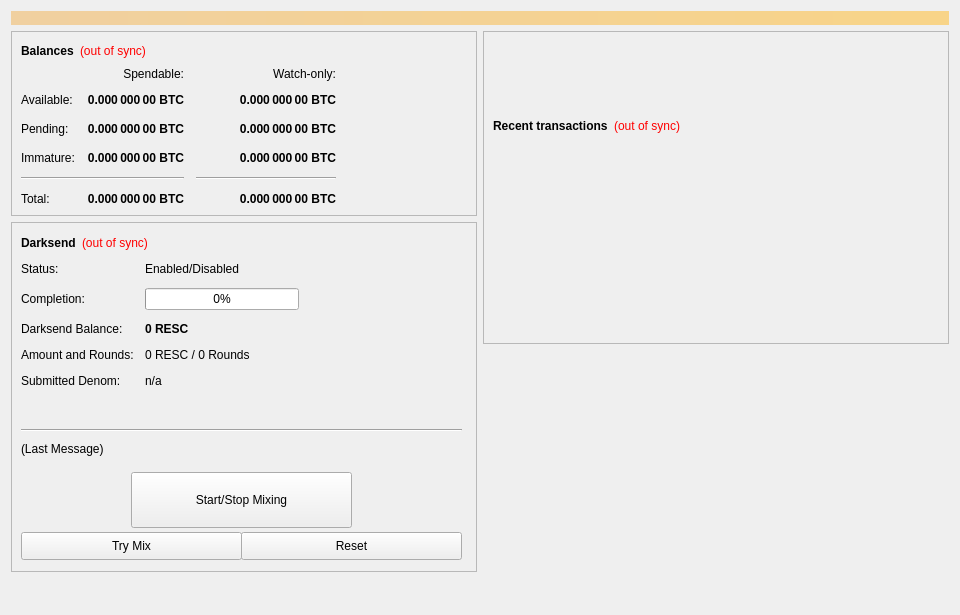
<?xml version="1.0" encoding="UTF-8"?>
<ui version="4.0">
 <class>OverviewPage</class>
 <widget class="QWidget" name="OverviewPage">
  <property name="geometry">
   <rect>
    <x>0</x>
    <y>0</y>
    <width>960</width>
    <height>615</height>
   </rect>
  </property>
  <property name="minimumSize">
   <size>
    <width>960</width>
    <height>0</height>
   </size>
  </property>
  <property name="windowTitle">
   <string>Form</string>
  </property>
  <layout class="QVBoxLayout" name="topLayout">
   <item>
    <widget class="QLabel" name="labelAlerts">
     <property name="visible">
      <bool>false</bool>
     </property>
     <property name="styleSheet">
      <string notr="true">background-color: qlineargradient(x1: 0, y1: 0, x2: 1, y2: 0, stop:0 #F0D0A0, stop:1 #F8D488); color:#000000;</string>
     </property>
     <property name="wordWrap">
      <bool>true</bool>
     </property>
     <property name="margin">
      <number>3</number>
     </property>
    </widget>
   </item>
   <item>
    <layout class="QHBoxLayout" name="horizontalLayout" stretch="1,1">
     <item>
      <layout class="QVBoxLayout" name="verticalLayout_2">
       <item>
        <widget class="QFrame" name="frame">
         <property name="frameShape">
          <enum>QFrame::StyledPanel</enum>
         </property>
         <property name="frameShadow">
          <enum>QFrame::Raised</enum>
         </property>
         <layout class="QVBoxLayout" name="verticalLayout_4">
          <item>
           <layout class="QHBoxLayout" name="horizontalLayout_4">
            <item>
             <widget class="QLabel" name="label_5">
              <property name="font">
               <font>
                <weight>75</weight>
                <bold>true</bold>
               </font>
              </property>
              <property name="text">
               <string>Balances</string>
              </property>
             </widget>
            </item>
            <item>
             <widget class="QLabel" name="labelWalletStatus">
              <property name="cursor">
               <cursorShape>WhatsThisCursor</cursorShape>
              </property>
              <property name="toolTip">
               <string>The displayed information may be out of date. Your wallet automatically synchronizes with the RESC network after a connection is established, but this process has not completed yet.</string>
              </property>
              <property name="styleSheet">
               <string notr="true">QLabel { color: red; }</string>
              </property>
              <property name="text">
               <string notr="true">(out of sync)</string>
              </property>
              <property name="alignment">
               <set>Qt::AlignLeading|Qt::AlignLeft|Qt::AlignVCenter</set>
              </property>
             </widget>
            </item>
            <item>
             <spacer name="horizontalSpacer_3">
              <property name="orientation">
               <enum>Qt::Horizontal</enum>
              </property>
              <property name="sizeHint" stdset="0">
               <size>
                <width>40</width>
                <height>20</height>
               </size>
              </property>
             </spacer>
            </item>
           </layout>
          </item>
          <item>
           <layout class="QGridLayout" name="gridLayout">
            <property name="spacing">
             <number>12</number>
            </property>
            <item row="2" column="2">
             <widget class="QLabel" name="labelWatchPending">
              <property name="font">
               <font>
                <weight>75</weight>
                <bold>true</bold>
               </font>
              </property>
              <property name="cursor">
               <cursorShape>IBeamCursor</cursorShape>
              </property>
              <property name="toolTip">
               <string>Unconfirmed transactions to watch-only addresses</string>
              </property>
              <property name="text">
               <string notr="true">0.000 000 00 BTC</string>
              </property>
              <property name="alignment">
               <set>Qt::AlignRight|Qt::AlignTrailing|Qt::AlignVCenter</set>
              </property>
              <property name="textInteractionFlags">
               <set>Qt::LinksAccessibleByMouse|Qt::TextSelectableByKeyboard|Qt::TextSelectableByMouse</set>
              </property>
             </widget>
            </item>
            <item row="2" column="1">
             <widget class="QLabel" name="labelUnconfirmed">
              <property name="font">
               <font>
                <weight>75</weight>
                <bold>true</bold>
               </font>
              </property>
              <property name="cursor">
               <cursorShape>IBeamCursor</cursorShape>
              </property>
              <property name="toolTip">
               <string>Total of transactions that have yet to be confirmed, and do not yet count toward the spendable balance</string>
              </property>
              <property name="text">
               <string notr="true">0.000 000 00 BTC</string>
              </property>
              <property name="alignment">
               <set>Qt::AlignRight|Qt::AlignTrailing|Qt::AlignVCenter</set>
              </property>
              <property name="textInteractionFlags">
               <set>Qt::LinksAccessibleByMouse|Qt::TextSelectableByKeyboard|Qt::TextSelectableByMouse</set>
              </property>
             </widget>
            </item>
            <item row="3" column="2">
             <widget class="QLabel" name="labelWatchImmature">
              <property name="font">
               <font>
                <weight>75</weight>
                <bold>true</bold>
               </font>
              </property>
              <property name="cursor">
               <cursorShape>IBeamCursor</cursorShape>
              </property>
              <property name="toolTip">
               <string>Staked or masternode rewards in watch-only addresses that has not yet matured</string>
              </property>
              <property name="text">
               <string notr="true">0.000 000 00 BTC</string>
              </property>
              <property name="alignment">
               <set>Qt::AlignRight|Qt::AlignTrailing|Qt::AlignVCenter</set>
              </property>
              <property name="textInteractionFlags">
               <set>Qt::LinksAccessibleByMouse|Qt::TextSelectableByKeyboard|Qt::TextSelectableByMouse</set>
              </property>
             </widget>
            </item>
            <item row="4" column="0" colspan="2">
             <widget class="Line" name="lineSpendableBalance">
              <property name="orientation">
               <enum>Qt::Horizontal</enum>
              </property>
             </widget>
            </item>
            <item row="4" column="2">
             <widget class="Line" name="lineWatchBalance">
              <property name="sizePolicy">
               <sizepolicy hsizetype="Preferred" vsizetype="Fixed">
                <horstretch>0</horstretch>
                <verstretch>0</verstretch>
               </sizepolicy>
              </property>
              <property name="minimumSize">
               <size>
                <width>140</width>
                <height>0</height>
               </size>
              </property>
              <property name="orientation">
               <enum>Qt::Horizontal</enum>
              </property>
             </widget>
            </item>
            <item row="5" column="0">
             <widget class="QLabel" name="labelTotalText">
              <property name="text">
               <string>Total:</string>
              </property>
             </widget>
            </item>
            <item row="3" column="1">
             <widget class="QLabel" name="labelImmature">
              <property name="font">
               <font>
                <weight>75</weight>
                <bold>true</bold>
               </font>
              </property>
              <property name="cursor">
               <cursorShape>IBeamCursor</cursorShape>
              </property>
              <property name="toolTip">
               <string>Staked or masternode rewards that has not yet matured</string>
              </property>
              <property name="text">
               <string notr="true">0.000 000 00 BTC</string>
              </property>
              <property name="alignment">
               <set>Qt::AlignRight|Qt::AlignTrailing|Qt::AlignVCenter</set>
              </property>
              <property name="textInteractionFlags">
               <set>Qt::LinksAccessibleByMouse|Qt::TextSelectableByKeyboard|Qt::TextSelectableByMouse</set>
              </property>
             </widget>
            </item>
            <item row="2" column="3">
             <spacer name="horizontalSpacer_2">
              <property name="orientation">
               <enum>Qt::Horizontal</enum>
              </property>
              <property name="sizeHint" stdset="0">
               <size>
                <width>40</width>
                <height>20</height>
               </size>
              </property>
             </spacer>
            </item>
            <item row="3" column="0">
             <widget class="QLabel" name="labelImmatureText">
              <property name="text">
               <string>Immature:</string>
              </property>
             </widget>
            </item>
            <item row="5" column="1">
             <widget class="QLabel" name="labelTotal">
              <property name="font">
               <font>
                <weight>75</weight>
                <bold>true</bold>
               </font>
              </property>
              <property name="cursor">
               <cursorShape>IBeamCursor</cursorShape>
              </property>
              <property name="toolTip">
               <string>Your current total balance</string>
              </property>
              <property name="text">
               <string notr="true">0.000 000 00 BTC</string>
              </property>
              <property name="alignment">
               <set>Qt::AlignRight|Qt::AlignTrailing|Qt::AlignVCenter</set>
              </property>
              <property name="textInteractionFlags">
               <set>Qt::LinksAccessibleByMouse|Qt::TextSelectableByKeyboard|Qt::TextSelectableByMouse</set>
              </property>
             </widget>
            </item>
            <item row="5" column="2">
             <widget class="QLabel" name="labelWatchTotal">
              <property name="font">
               <font>
                <weight>75</weight>
                <bold>true</bold>
               </font>
              </property>
              <property name="cursor">
               <cursorShape>IBeamCursor</cursorShape>
              </property>
              <property name="toolTip">
               <string>Current total balance in watch-only addresses</string>
              </property>
              <property name="text">
               <string notr="true">0.000 000 00 BTC</string>
              </property>
              <property name="alignment">
               <set>Qt::AlignRight|Qt::AlignTrailing|Qt::AlignVCenter</set>
              </property>
              <property name="textInteractionFlags">
               <set>Qt::LinksAccessibleByMouse|Qt::TextSelectableByKeyboard|Qt::TextSelectableByMouse</set>
              </property>
             </widget>
            </item>
            <item row="0" column="2">
             <widget class="QLabel" name="labelWatchonly">
              <property name="text">
               <string>Watch-only:</string>
              </property>
              <property name="alignment">
               <set>Qt::AlignRight|Qt::AlignTrailing|Qt::AlignVCenter</set>
              </property>
             </widget>
            </item>
            <item row="1" column="0">
             <widget class="QLabel" name="labelBalanceText">
              <property name="text">
               <string>Available:</string>
              </property>
             </widget>
            </item>
            <item row="1" column="1">
             <widget class="QLabel" name="labelBalance">
              <property name="font">
               <font>
                <weight>75</weight>
                <bold>true</bold>
               </font>
              </property>
              <property name="cursor">
               <cursorShape>IBeamCursor</cursorShape>
              </property>
              <property name="toolTip">
               <string>Your current spendable balance</string>
              </property>
              <property name="text">
               <string notr="true">0.000 000 00 BTC</string>
              </property>
              <property name="alignment">
               <set>Qt::AlignRight|Qt::AlignTrailing|Qt::AlignVCenter</set>
              </property>
              <property name="textInteractionFlags">
               <set>Qt::LinksAccessibleByMouse|Qt::TextSelectableByKeyboard|Qt::TextSelectableByMouse</set>
              </property>
             </widget>
            </item>
            <item row="1" column="2">
             <widget class="QLabel" name="labelWatchAvailable">
              <property name="font">
               <font>
                <weight>75</weight>
                <bold>true</bold>
               </font>
              </property>
              <property name="cursor">
               <cursorShape>IBeamCursor</cursorShape>
              </property>
              <property name="toolTip">
               <string>Your current balance in watch-only addresses</string>
              </property>
              <property name="text">
               <string notr="true">0.000 000 00 BTC</string>
              </property>
              <property name="alignment">
               <set>Qt::AlignRight|Qt::AlignTrailing|Qt::AlignVCenter</set>
              </property>
              <property name="textInteractionFlags">
               <set>Qt::LinksAccessibleByMouse|Qt::TextSelectableByKeyboard|Qt::TextSelectableByMouse</set>
              </property>
             </widget>
            </item>
            <item row="2" column="0">
             <widget class="QLabel" name="labelPendingText">
              <property name="text">
               <string>Pending:</string>
              </property>
             </widget>
            </item>
            <item row="0" column="1">
             <widget class="QLabel" name="labelSpendable">
              <property name="text">
               <string>Spendable:</string>
              </property>
              <property name="alignment">
               <set>Qt::AlignRight|Qt::AlignTrailing|Qt::AlignVCenter</set>
              </property>
             </widget>
            </item>
           </layout>
          </item>
         </layout>
        </widget>
       </item>
       <item>
        <widget class="QFrame" name="frameDarksend">
         <property name="minimumSize">
          <size>
           <width>0</width>
           <height>350</height>
          </size>
         </property>
         <property name="layoutDirection">
          <enum>Qt::LeftToRight</enum>
         </property>
         <property name="frameShape">
          <enum>QFrame::StyledPanel</enum>
         </property>
         <property name="frameShadow">
          <enum>QFrame::Raised</enum>
         </property>
         <widget class="QWidget" name="formLayoutWidget">
          <property name="geometry">
           <rect>
            <x>10</x>
            <y>40</y>
            <width>451</width>
            <height>161</height>
           </rect>
          </property>
          <layout class="QFormLayout" name="formLayout">
           <property name="fieldGrowthPolicy">
            <enum>QFormLayout::AllNonFixedFieldsGrow</enum>
           </property>
           <property name="horizontalSpacing">
            <number>11</number>
           </property>
           <property name="verticalSpacing">
            <number>12</number>
           </property>
           <item row="0" column="0">
            <widget class="QLabel" name="label_6">
             <property name="text">
              <string>Status:</string>
             </property>
            </widget>
           </item>
           <item row="1" column="0">
            <widget class="QLabel" name="label_7">
             <property name="text">
              <string>Completion:</string>
             </property>
            </widget>
           </item>
           <item row="1" column="1">
            <widget class="QProgressBar" name="DarksendProgress">
             <property name="maximumSize">
              <size>
               <width>154</width>
               <height>16777215</height>
              </size>
             </property>
             <property name="value">
              <number>0</number>
             </property>
            </widget>
           </item>
           <item row="2" column="0">
            <widget class="QLabel" name="labelAnonymizedText">
             <property name="text">
              <string>Darksend Balance:</string>
             </property>
            </widget>
           </item>
           <item row="2" column="1">
            <widget class="QLabel" name="labelAnonymized">
             <property name="font">
              <font>
               <weight>75</weight>
               <bold>true</bold>
              </font>
             </property>
             <property name="text">
              <string notr="true">0 RESC</string>
             </property>
            </widget>
           </item>
           <item row="3" column="0">
            <widget class="QLabel" name="label_8">
             <property name="text">
              <string>Amount and Rounds:</string>
             </property>
            </widget>
           </item>
           <item row="3" column="1">
            <widget class="QLabel" name="labelAmountRounds">
             <property name="text">
              <string>0 RESC / 0 Rounds</string>
             </property>
            </widget>
           </item>
           <item row="4" column="0">
            <widget class="QLabel" name="label_9">
             <property name="text">
              <string>Submitted Denom:</string>
             </property>
            </widget>
           </item>
           <item row="4" column="1">
            <widget class="QLabel" name="labelSubmittedDenom">
             <property name="toolTip">
              <string>The denominations you submitted to the Masternode.&lt;br&gt;To mix, other users must submit the exact same denominations.</string>
             </property>
             <property name="text">
              <string>n/a</string>
             </property>
            </widget>
           </item>
           <item row="0" column="1">
            <widget class="QLabel" name="DarksendEnabled">
             <property name="text">
              <string>Enabled/Disabled</string>
             </property>
            </widget>
           </item>
          </layout>
         </widget>
         <widget class="QPushButton" name="runAutoDenom">
          <property name="geometry">
           <rect>
            <x>251</x>
            <y>17</y>
            <width>1</width>
            <height>1</height>
           </rect>
          </property>
          <property name="palette">
           <palette>
            <active>
             <colorrole role="WindowText">
              <brush brushstyle="SolidPattern">
               <color alpha="255">
                <red>0</red>
                <green>0</green>
                <blue>0</blue>
               </color>
              </brush>
             </colorrole>
             <colorrole role="Button">
              <brush brushstyle="SolidPattern">
               <color alpha="255">
                <red>239</red>
                <green>238</green>
                <blue>238</blue>
               </color>
              </brush>
             </colorrole>
             <colorrole role="Light">
              <brush brushstyle="SolidPattern">
               <color alpha="255">
                <red>255</red>
                <green>255</green>
                <blue>255</blue>
               </color>
              </brush>
             </colorrole>
             <colorrole role="Midlight">
              <brush brushstyle="SolidPattern">
               <color alpha="255">
                <red>247</red>
                <green>246</green>
                <blue>246</blue>
               </color>
              </brush>
             </colorrole>
             <colorrole role="Dark">
              <brush brushstyle="SolidPattern">
               <color alpha="255">
                <red>119</red>
                <green>119</green>
                <blue>119</blue>
               </color>
              </brush>
             </colorrole>
             <colorrole role="Mid">
              <brush brushstyle="SolidPattern">
               <color alpha="255">
                <red>159</red>
                <green>159</green>
                <blue>159</blue>
               </color>
              </brush>
             </colorrole>
             <colorrole role="Text">
              <brush brushstyle="SolidPattern">
               <color alpha="255">
                <red>0</red>
                <green>0</green>
                <blue>0</blue>
               </color>
              </brush>
             </colorrole>
             <colorrole role="BrightText">
              <brush brushstyle="SolidPattern">
               <color alpha="255">
                <red>255</red>
                <green>255</green>
                <blue>255</blue>
               </color>
              </brush>
             </colorrole>
             <colorrole role="ButtonText">
              <brush brushstyle="SolidPattern">
               <color alpha="255">
                <red>0</red>
                <green>0</green>
                <blue>0</blue>
               </color>
              </brush>
             </colorrole>
             <colorrole role="Base">
              <brush brushstyle="SolidPattern">
               <color alpha="255">
                <red>255</red>
                <green>255</green>
                <blue>255</blue>
               </color>
              </brush>
             </colorrole>
             <colorrole role="Window">
              <brush brushstyle="SolidPattern">
               <color alpha="255">
                <red>239</red>
                <green>238</green>
                <blue>238</blue>
               </color>
              </brush>
             </colorrole>
             <colorrole role="Shadow">
              <brush brushstyle="SolidPattern">
               <color alpha="255">
                <red>0</red>
                <green>0</green>
                <blue>0</blue>
               </color>
              </brush>
             </colorrole>
             <colorrole role="AlternateBase">
              <brush brushstyle="SolidPattern">
               <color alpha="255">
                <red>247</red>
                <green>246</green>
                <blue>246</blue>
               </color>
              </brush>
             </colorrole>
             <colorrole role="ToolTipBase">
              <brush brushstyle="SolidPattern">
               <color alpha="255">
                <red>255</red>
                <green>255</green>
                <blue>220</blue>
               </color>
              </brush>
             </colorrole>
             <colorrole role="ToolTipText">
              <brush brushstyle="SolidPattern">
               <color alpha="255">
                <red>0</red>
                <green>0</green>
                <blue>0</blue>
               </color>
              </brush>
             </colorrole>
            </active>
            <inactive>
             <colorrole role="WindowText">
              <brush brushstyle="SolidPattern">
               <color alpha="255">
                <red>0</red>
                <green>0</green>
                <blue>0</blue>
               </color>
              </brush>
             </colorrole>
             <colorrole role="Button">
              <brush brushstyle="SolidPattern">
               <color alpha="255">
                <red>239</red>
                <green>238</green>
                <blue>238</blue>
               </color>
              </brush>
             </colorrole>
             <colorrole role="Light">
              <brush brushstyle="SolidPattern">
               <color alpha="255">
                <red>255</red>
                <green>255</green>
                <blue>255</blue>
               </color>
              </brush>
             </colorrole>
             <colorrole role="Midlight">
              <brush brushstyle="SolidPattern">
               <color alpha="255">
                <red>247</red>
                <green>246</green>
                <blue>246</blue>
               </color>
              </brush>
             </colorrole>
             <colorrole role="Dark">
              <brush brushstyle="SolidPattern">
               <color alpha="255">
                <red>119</red>
                <green>119</green>
                <blue>119</blue>
               </color>
              </brush>
             </colorrole>
             <colorrole role="Mid">
              <brush brushstyle="SolidPattern">
               <color alpha="255">
                <red>159</red>
                <green>159</green>
                <blue>159</blue>
               </color>
              </brush>
             </colorrole>
             <colorrole role="Text">
              <brush brushstyle="SolidPattern">
               <color alpha="255">
                <red>0</red>
                <green>0</green>
                <blue>0</blue>
               </color>
              </brush>
             </colorrole>
             <colorrole role="BrightText">
              <brush brushstyle="SolidPattern">
               <color alpha="255">
                <red>255</red>
                <green>255</green>
                <blue>255</blue>
               </color>
              </brush>
             </colorrole>
             <colorrole role="ButtonText">
              <brush brushstyle="SolidPattern">
               <color alpha="255">
                <red>0</red>
                <green>0</green>
                <blue>0</blue>
               </color>
              </brush>
             </colorrole>
             <colorrole role="Base">
              <brush brushstyle="SolidPattern">
               <color alpha="255">
                <red>255</red>
                <green>255</green>
                <blue>255</blue>
               </color>
              </brush>
             </colorrole>
             <colorrole role="Window">
              <brush brushstyle="SolidPattern">
               <color alpha="255">
                <red>239</red>
                <green>238</green>
                <blue>238</blue>
               </color>
              </brush>
             </colorrole>
             <colorrole role="Shadow">
              <brush brushstyle="SolidPattern">
               <color alpha="255">
                <red>0</red>
                <green>0</green>
                <blue>0</blue>
               </color>
              </brush>
             </colorrole>
             <colorrole role="AlternateBase">
              <brush brushstyle="SolidPattern">
               <color alpha="255">
                <red>247</red>
                <green>246</green>
                <blue>246</blue>
               </color>
              </brush>
             </colorrole>
             <colorrole role="ToolTipBase">
              <brush brushstyle="SolidPattern">
               <color alpha="255">
                <red>255</red>
                <green>255</green>
                <blue>220</blue>
               </color>
              </brush>
             </colorrole>
             <colorrole role="ToolTipText">
              <brush brushstyle="SolidPattern">
               <color alpha="255">
                <red>0</red>
                <green>0</green>
                <blue>0</blue>
               </color>
              </brush>
             </colorrole>
            </inactive>
            <disabled>
             <colorrole role="WindowText">
              <brush brushstyle="SolidPattern">
               <color alpha="255">
                <red>119</red>
                <green>119</green>
                <blue>119</blue>
               </color>
              </brush>
             </colorrole>
             <colorrole role="Button">
              <brush brushstyle="SolidPattern">
               <color alpha="255">
                <red>239</red>
                <green>238</green>
                <blue>238</blue>
               </color>
              </brush>
             </colorrole>
             <colorrole role="Light">
              <brush brushstyle="SolidPattern">
               <color alpha="255">
                <red>255</red>
                <green>255</green>
                <blue>255</blue>
               </color>
              </brush>
             </colorrole>
             <colorrole role="Midlight">
              <brush brushstyle="SolidPattern">
               <color alpha="255">
                <red>247</red>
                <green>246</green>
                <blue>246</blue>
               </color>
              </brush>
             </colorrole>
             <colorrole role="Dark">
              <brush brushstyle="SolidPattern">
               <color alpha="255">
                <red>119</red>
                <green>119</green>
                <blue>119</blue>
               </color>
              </brush>
             </colorrole>
             <colorrole role="Mid">
              <brush brushstyle="SolidPattern">
               <color alpha="255">
                <red>159</red>
                <green>159</green>
                <blue>159</blue>
               </color>
              </brush>
             </colorrole>
             <colorrole role="Text">
              <brush brushstyle="SolidPattern">
               <color alpha="255">
                <red>119</red>
                <green>119</green>
                <blue>119</blue>
               </color>
              </brush>
             </colorrole>
             <colorrole role="BrightText">
              <brush brushstyle="SolidPattern">
               <color alpha="255">
                <red>255</red>
                <green>255</green>
                <blue>255</blue>
               </color>
              </brush>
             </colorrole>
             <colorrole role="ButtonText">
              <brush brushstyle="SolidPattern">
               <color alpha="255">
                <red>119</red>
                <green>119</green>
                <blue>119</blue>
               </color>
              </brush>
             </colorrole>
             <colorrole role="Base">
              <brush brushstyle="SolidPattern">
               <color alpha="255">
                <red>239</red>
                <green>238</green>
                <blue>238</blue>
               </color>
              </brush>
             </colorrole>
             <colorrole role="Window">
              <brush brushstyle="SolidPattern">
               <color alpha="255">
                <red>239</red>
                <green>238</green>
                <blue>238</blue>
               </color>
              </brush>
             </colorrole>
             <colorrole role="Shadow">
              <brush brushstyle="SolidPattern">
               <color alpha="255">
                <red>0</red>
                <green>0</green>
                <blue>0</blue>
               </color>
              </brush>
             </colorrole>
             <colorrole role="AlternateBase">
              <brush brushstyle="SolidPattern">
               <color alpha="255">
                <red>239</red>
                <green>238</green>
                <blue>238</blue>
               </color>
              </brush>
             </colorrole>
             <colorrole role="ToolTipBase">
              <brush brushstyle="SolidPattern">
               <color alpha="255">
                <red>255</red>
                <green>255</green>
                <blue>220</blue>
               </color>
              </brush>
             </colorrole>
             <colorrole role="ToolTipText">
              <brush brushstyle="SolidPattern">
               <color alpha="255">
                <red>0</red>
                <green>0</green>
                <blue>0</blue>
               </color>
              </brush>
             </colorrole>
            </disabled>
           </palette>
          </property>
          <property name="focusPolicy">
           <enum>Qt::NoFocus</enum>
          </property>
          <property name="autoFillBackground">
           <bool>true</bool>
          </property>
          <property name="text">
           <string/>
          </property>
          <property name="flat">
           <bool>true</bool>
          </property>
         </widget>
         <widget class="QPushButton" name="toggleDarksend">
          <property name="geometry">
           <rect>
            <x>120</x>
            <y>250</y>
            <width>221</width>
            <height>56</height>
           </rect>
          </property>
          <property name="sizePolicy">
           <sizepolicy hsizetype="MinimumExpanding" vsizetype="Fixed">
            <horstretch>0</horstretch>
            <verstretch>0</verstretch>
           </sizepolicy>
          </property>
          <property name="text">
           <string>Start/Stop Mixing</string>
          </property>
         </widget>
         <widget class="Line" name="lineLastMessage">
          <property name="geometry">
           <rect>
            <x>10</x>
            <y>200</y>
            <width>441</width>
            <height>16</height>
           </rect>
          </property>
          <property name="orientation">
           <enum>Qt::Horizontal</enum>
          </property>
         </widget>
         <widget class="QLabel" name="DarksendStatus">
          <property name="geometry">
           <rect>
            <x>10</x>
            <y>220</y>
            <width>451</width>
            <height>61</height>
           </rect>
          </property>
          <property name="minimumSize">
           <size>
            <width>288</width>
            <height>43</height>
           </size>
          </property>
          <property name="text">
           <string>(Last Message)</string>
          </property>
          <property name="alignment">
           <set>Qt::AlignLeading|Qt::AlignLeft|Qt::AlignTop</set>
          </property>
          <property name="wordWrap">
           <bool>true</bool>
          </property>
         </widget>
         <widget class="QPushButton" name="DarksendAuto">
          <property name="geometry">
           <rect>
            <x>10</x>
            <y>310</y>
            <width>221</width>
            <height>28</height>
           </rect>
          </property>
          <property name="sizePolicy">
           <sizepolicy hsizetype="MinimumExpanding" vsizetype="Fixed">
            <horstretch>0</horstretch>
            <verstretch>0</verstretch>
           </sizepolicy>
          </property>
          <property name="toolTip">
           <string>Try to manually submit a Darksend request.</string>
          </property>
          <property name="text">
           <string>Try Mix</string>
          </property>
         </widget>
         <widget class="QPushButton" name="DarksendReset">
          <property name="geometry">
           <rect>
            <x>230</x>
            <y>310</y>
            <width>221</width>
            <height>28</height>
           </rect>
          </property>
          <property name="sizePolicy">
           <sizepolicy hsizetype="MinimumExpanding" vsizetype="Fixed">
            <horstretch>0</horstretch>
            <verstretch>0</verstretch>
           </sizepolicy>
          </property>
          <property name="toolTip">
           <string>Reset the current status of Darksend (can interrupt Darksend if it's in the process of Mixing, which can cost you money!)</string>
          </property>
          <property name="autoFillBackground">
           <bool>false</bool>
          </property>
          <property name="text">
           <string>Reset</string>
          </property>
         </widget>
         <widget class="QWidget" name="layoutWidget">
          <property name="geometry">
           <rect>
            <x>10</x>
            <y>10</y>
            <width>431</width>
            <height>22</height>
           </rect>
          </property>
          <layout class="QHBoxLayout" name="horizontalLayout_5">
           <item>
            <widget class="QLabel" name="label_2">
             <property name="font">
              <font>
               <weight>75</weight>
               <bold>true</bold>
              </font>
             </property>
             <property name="text">
              <string>Darksend</string>
             </property>
            </widget>
           </item>
           <item>
            <widget class="QLabel" name="labelDarksendSyncStatus">
             <property name="toolTip">
              <string>The displayed information may be out of date. Your wallet automatically synchronizes with the RESC network after a connection is established, but this process has not completed yet.</string>
             </property>
             <property name="styleSheet">
              <string notr="true">QLabel { color: red; }</string>
             </property>
             <property name="text">
              <string notr="true">(out of sync)</string>
             </property>
             <property name="alignment">
              <set>Qt::AlignLeading|Qt::AlignLeft|Qt::AlignVCenter</set>
             </property>
            </widget>
           </item>
           <item>
            <spacer name="horizontalSpacer_4">
             <property name="orientation">
              <enum>Qt::Horizontal</enum>
             </property>
             <property name="sizeHint" stdset="0">
              <size>
               <width>40</width>
               <height>20</height>
              </size>
             </property>
            </spacer>
           </item>
          </layout>
         </widget>
        </widget>
       </item>
       <item>
        <spacer name="verticalSpacer">
         <property name="orientation">
          <enum>Qt::Vertical</enum>
         </property>
         <property name="sizeHint" stdset="0">
          <size>
           <width>20</width>
           <height>40</height>
          </size>
         </property>
        </spacer>
       </item>
      </layout>
     </item>
     <item>
      <layout class="QVBoxLayout" name="verticalLayout_3">
       <item>
        <widget class="QFrame" name="frame_2">
         <property name="frameShape">
          <enum>QFrame::StyledPanel</enum>
         </property>
         <property name="frameShadow">
          <enum>QFrame::Raised</enum>
         </property>
         <layout class="QVBoxLayout" name="verticalLayout">
          <item>
           <spacer name="verticalSpacer_3">
            <property name="orientation">
             <enum>Qt::Vertical</enum>
            </property>
            <property name="sizeType">
             <enum>QSizePolicy::Fixed</enum>
            </property>
            <property name="sizeHint" stdset="0">
             <size>
              <width>20</width>
              <height>75</height>
             </size>
            </property>
           </spacer>
          </item>
          <item>
           <layout class="QHBoxLayout" name="horizontalLayout_2">
            <item>
             <widget class="QLabel" name="label_4">
              <property name="font">
               <font>
                <weight>75</weight>
                <bold>true</bold>
               </font>
              </property>
              <property name="text">
               <string>Recent transactions</string>
              </property>
             </widget>
            </item>
            <item>
             <widget class="QLabel" name="labelTransactionsStatus">
              <property name="cursor">
               <cursorShape>WhatsThisCursor</cursorShape>
              </property>
              <property name="toolTip">
               <string>The displayed information may be out of date. Your wallet automatically synchronizes with the RESC network after a connection is established, but this process has not completed yet.</string>
              </property>
              <property name="styleSheet">
               <string notr="true">QLabel { color: red; }</string>
              </property>
              <property name="text">
               <string notr="true">(out of sync)</string>
              </property>
              <property name="alignment">
               <set>Qt::AlignRight|Qt::AlignTrailing|Qt::AlignVCenter</set>
              </property>
             </widget>
            </item>
            <item>
             <spacer name="horizontalSpacer">
              <property name="orientation">
               <enum>Qt::Horizontal</enum>
              </property>
              <property name="sizeHint" stdset="0">
               <size>
                <width>40</width>
                <height>20</height>
               </size>
              </property>
             </spacer>
            </item>
           </layout>
          </item>
          <item>
           <widget class="QListView" name="listTransactions">
            <property name="styleSheet">
             <string notr="true">QListView { background: transparent; }</string>
            </property>
            <property name="frameShape">
             <enum>QFrame::NoFrame</enum>
            </property>
            <property name="verticalScrollBarPolicy">
             <enum>Qt::ScrollBarAlwaysOff</enum>
            </property>
            <property name="horizontalScrollBarPolicy">
             <enum>Qt::ScrollBarAlwaysOff</enum>
            </property>
            <property name="selectionMode">
             <enum>QAbstractItemView::NoSelection</enum>
            </property>
           </widget>
          </item>
         </layout>
        </widget>
       </item>
       <item>
        <spacer name="verticalSpacer_2">
         <property name="orientation">
          <enum>Qt::Vertical</enum>
         </property>
         <property name="sizeType">
          <enum>QSizePolicy::Expanding</enum>
         </property>
         <property name="sizeHint" stdset="0">
          <size>
           <width>20</width>
           <height>40</height>
          </size>
         </property>
        </spacer>
       </item>
      </layout>
     </item>
    </layout>
   </item>
  </layout>
 </widget>
 <resources/>
 <connections/>
</ui>
